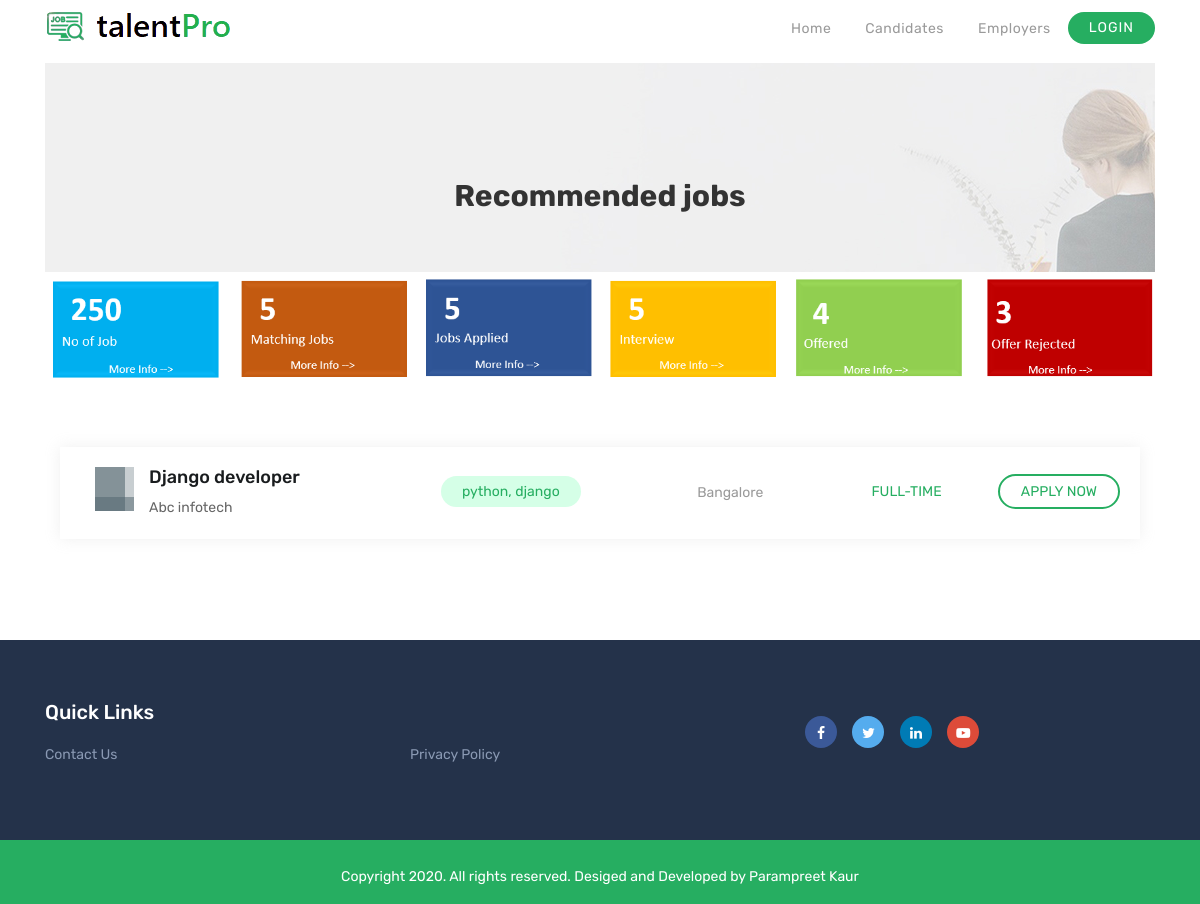
Screenshot of /recommended_jobs/ with the database file from the repository.
### gtalentpro/models.py (models this page shows, shortened)
class Job(models.Model):
	job_title = models.CharField(max_length=120)
	employer_name = models.CharField(max_length=60, blank=True)
	job_location = models.CharField(max_length=120, blank=True)
	job_description = models.TextField(max_length=120, blank=True)
	job_type = models.CharField(max_length=60,
		choices = (
			('Full-time', 'Full-time'),
			('Part-time', 'Part-time'),
			('Internship', 'Internship'),
			),
		default = "Full-time"
		)
	key_skills = models.CharField(max_length=60, blank=True)
	job_eligibility = models.CharField(max_length=60, blank=True)

### gtalentpro/views.py (the view)
# urls.py: path('recommended_jobs/', views.recommended_jobs),
def recommended_jobs(request):
	jobs = Job.objects.filter(job_type="Full-time")
	return render(request, 'recommended_jobs.html', {'jobs':jobs})

### gtalentpro/templates/recommended_jobs.html
{% extends 'base.html' %}
{% load static %}
{% block content %}
    <div class="page-header">
      <div class="container">
        <div class="row">
          <div class="col-lg-12">
            <div class="inner-header">
              <h3>Recommended jobs</h3>
            </div>
          </div>
        </div>
      </div>
    </div>
    <div class="row">
      <img src="{% static 'img/candidate-dashboard.png' %}" alt="Candidate Dashboard" width="99%" />
    </div>
    <section id="job-listings" class="section">
      <div class="container">
        {% for i in jobs %}
        <div class="row">
          <div class="col-lg-12 col-md-12 col-xs-12">
            <a class="job-listings" href="/job_description/">
              <div class="row">
                <div class="col-lg-4 col-md-4 col-xs-12">
                  <div class="job-company-logo">
                    <img src="{% static 'img/features/img1.png' %}" alt="">
                  </div>
                  <div class="job-details">
                    <h3>{{ i.job_title }}</h3>
                    <span class="company-neme">
                      {{ i.employer_name }}
                    </span>
                  </div>
                </div>
                <div class="col-lg-2 col-md-2 col-xs-12 text-center">
                  <span class="btn-open">
                    {{ i.key_skills }}
                  </span>
                </div>
                <div class="col-lg-2 col-md-2 col-xs-12 text-right">
                 <div class="location">
                   <i class="lni-map-marker"></i> {{ i.job_location }}
                 </div>
                </div>
                <div class="col-lg-2 col-md-2 col-xs-12 text-right">
                  <span class="btn-full-time">{{ i.job_type }}</span>
                </div>
                <div class="col-lg-2 col-md-2 col-xs-12 text-right">
                  <span class="btn-apply">Apply Now</span>
                </div>
              </div>
            </a>
          </div>
        </div>
        {% endfor %}
      </div>
    </section>
{% endblock %}

### rows the page displays
Job: job_title "Django developer", employer_name "Abc infotech", key_skills "python, django", job_location "Bangalore", job_type "FULL-TIME"
